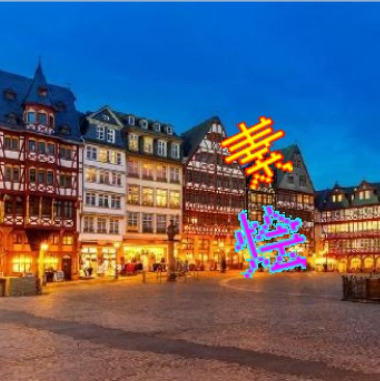
#> input picture Bilibili_Human-machine/img.png, 380 x 381 px
$ python -i cv_tools.py   (imports and definitions only)
#> lines starting #> are read from the running program, lines starting #| are printed output that depends on the picture
#> further down, picture is the input picture: shape (381, 380, 3); mean B, G, R 114.9, 94.9, 88.7
import cv2
import numpy as np

#---------------------------------------------
#--------------------基本类--------------------
#---------------------------------------------

# 获取视频信息
# [29 lines left out: functions get_video_info, imshow_and_save, mark, not called in this run]


# 逆光补偿
def backlight_compensation(frame):
    clahe = cv2.createCLAHE(clipLimit=2.0, tileGridSize=(8, 8))
    lab = cv2.cvtColor(frame, cv2.COLOR_BGR2LAB)
#> lab: shape (381, 380, 3); mean of channels 0, 1, 2 110.5, 143.6, 120.5
    l, a, b = cv2.split(lab)
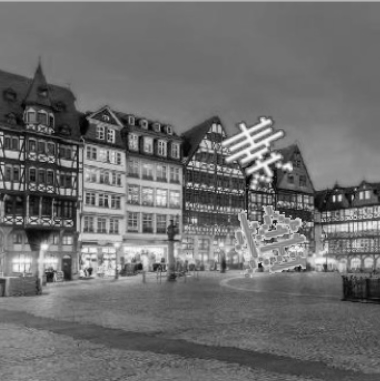
#> l: shape (381, 380); min 1, max 249, mean 110.5
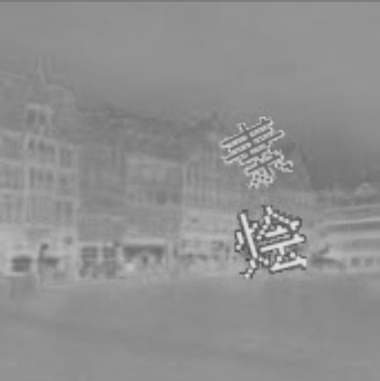
#> a: shape (381, 380); min 77, max 225, mean 143.6
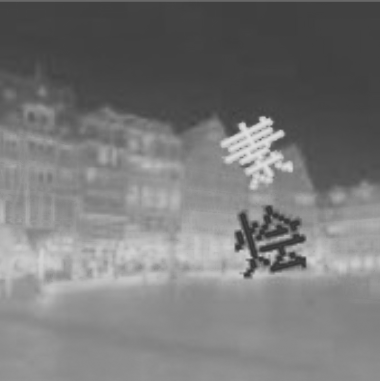
#> b: shape (381, 380); min 53, max 222, mean 120.5
    l = clahe.apply(l)
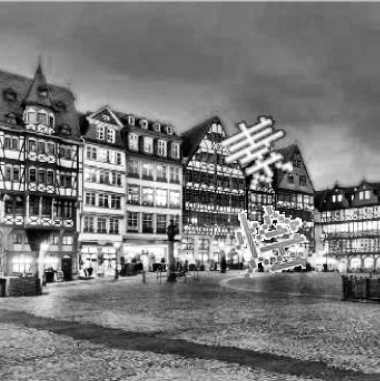
#> l: shape (381, 380); min 1, max 255, mean 121.1
    lab = cv2.merge((l, a, b))
#> lab: shape (381, 380, 3); mean of channels 0, 1, 2 121.1, 143.6, 120.5
    result = cv2.cvtColor(lab, cv2.COLOR_LAB2BGR)
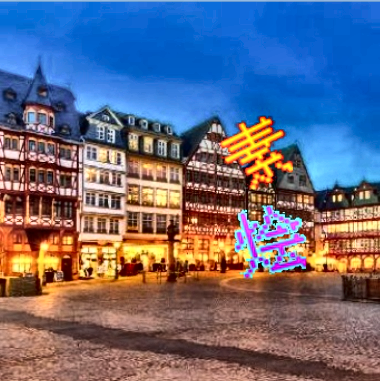
#> result: shape (381, 380, 3); mean B, G, R 126.4, 105.9, 104.8
    return result


#-------------------------------------------------
#--------------------任务驱动类--------------------
#-------------------------------------------------

# 过滤轮廓，并执行检测
# [86 lines left out: functions filter_contours, hsv_detect, line_detect, not called in this run]

>>> import cv2
>>> picture = cv2.imread('../Bilibili_Human-machine/img.png')
>>> result = backlight_compensation(picture)
